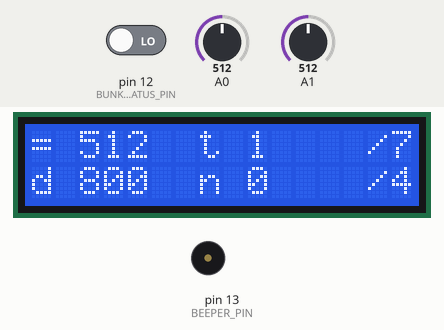
Bench run of a sketch on a simulated Arduino Uno, built with avr-gcc and run on an emulated ATmega328P. On the bench: 16×2 character LCD, buzzer (waves = sounding, pin HIGH). The test bench sets the inputs (shaded band); at power-on: A0 = 512, A1 = 512, pin 12 (BUNKER_STATUS_PIN) LOW. EEPROM starts erased.

Above: at 1.2 s.
1.3 s: A0 set to 565
At 4.2 s:
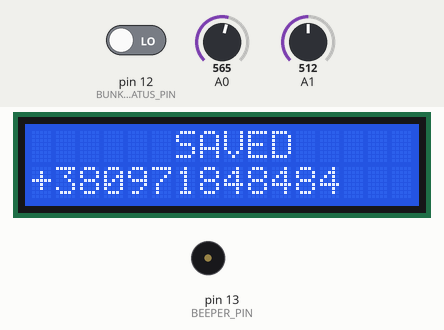
4.9 s: A1 set to 790
At 5.77 s:
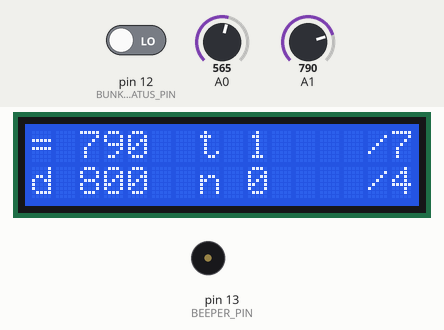
7.4 s: A1 set to 814
At 8.6 s:
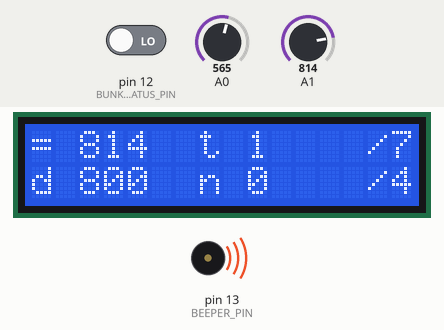
11.0 s: A1 set to 900
At 12.8 s:
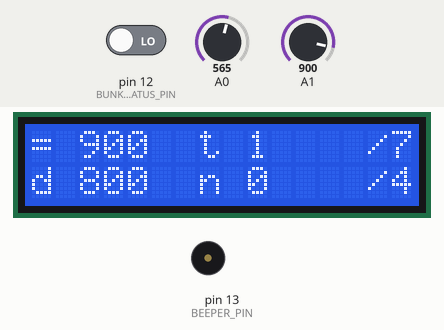
Timing chart, 0 to 14.2 s (numbered marks = the images above; inputs shaded):
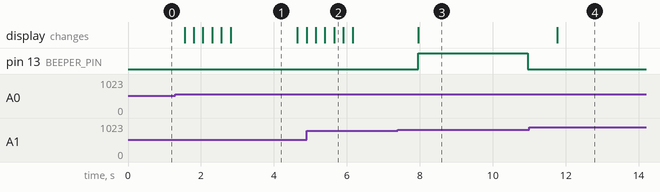

Measured:
- the behaviour switches between 799 and 800 on A1 (found by bisection; images 2 and 3)
- after the input at 1.3 s, the display: first changes after 0.25 s (image 1 shows a later state)
- after the input at 7.4 s, pin 13 (BEEPER_PIN): LOW → HIGH after 0.56 s, → LOW 3.0 s later
- after the input at 11.0 s, the display: changes after 0.76 s (image 4)
- what the display in image 1 shows lasts 1.8 s, from 2.8 s to 4.6 s

The sketch:

baler.ino
```cpp
#include <EEPROM.h>
#include <LiquidCrystal.h>

LiquidCrystal lcd(8, 9, 4, 5, 6, 7);
int lcd_key     = 0;
int adc_key_in  = 0;
int baleDiameterPotentiometer = 0;
unsigned int refreshLCDTime;
volatile boolean bunkerStatus;

#define ACTUATOR_POSITION_CENTER_PIN 1
#define ACTUATOR_POSITION_95_PIN 2
#define ACTUATOR_POSITION_CUT_PIN 3
#define BUNKER_STATUS_PIN 12
#define BEEPER_PIN 13
#define REVERSE_PIN 3

#define PWM 3

// 3 O
// 4 I
// 1 A

#define BEEPER_ON digitalWrite(BEEPER_PIN, HIGH)
#define BEEPER_OFF digitalWrite(BEEPER_PIN, LOW)
#define BALER_REVERS_ON digitalWrite(REVERSE_PIN, HIGH)
#define BALER_REVERS_OFF digitalWrite(REVERSE_PIN, LOW)

#define BUNKER_CLOSED 0

#define STATUS_OF_BUNKER_INT 1
#define btnRIGHT  0
#define btnRIGHT  0
#define btnUP     1
#define btnDOWN   2
#define btnLEFT   3
#define btnSELECT 4
#define btnNONE   5

#define BUTTON_DELAY 250
#define EDIT_BALE_DIAMETER_AT_THE_OUTPUT 1
#define EDIT_KNITTING_SPEED_OF_THE_BALES 2
#define EDIT_TIME_KNITTING_THE_ENDS 3
#define EDIT_AMOUNT_OF_THE_BALES 4
#define EDIT_DELAY_BEFORE_KNITTING 5
#define EDIT_OFF 6
unsigned int selectedMode;

struct Baler {
  unsigned int baleDiameterAtTheOutput = 800;
  unsigned int knittingSpeedOfBale = 1;
  unsigned int timeKnittingTheEnds = 7;
  unsigned int amountOfTheBales = 0;
  unsigned int delayBeforeKnitting = 4;
};

Baler baler;

void setup()
{
  lcd.begin(16, 2);
  lcd.setCursor(0, 0);
  lcd.blink();
  lcd.cursor();
  EEPROM.get(0, baler);
  if (baler.baleDiameterAtTheOutput == 65535) {
    Baler defaultBaler;

    baler = defaultBaler;
  }
  pinMode(BUNKER_STATUS_PIN, INPUT);
  pinMode(BEEPER_PIN, OUTPUT);
  //pinMode(PWM, OUTPUT);
}

int read_LCD_buttons()
{
  adc_key_in = analogRead(0);
  if (adc_key_in > 1000) return btnNONE;
  if (adc_key_in < 50)   return btnRIGHT;
  if (adc_key_in < 195)  return btnUP;
  if (adc_key_in < 380)  return btnDOWN;
  if (adc_key_in < 555)  return btnLEFT;
  if (adc_key_in < 790)  return btnSELECT;
  return btnNONE;
}

void draw() {
  //lcd.clear();
  lcd.setCursor(3, 0);
  lcd.print("   ");
  lcd.setCursor(0, 0);
  lcd.print("= ");
  baleDiameterPotentiometer = analogRead(1);
  lcd.print(baleDiameterPotentiometer);
  lcd.setCursor(0, 1);
  lcd.print("d ");
  lcd.print(baler.baleDiameterAtTheOutput);
  lcd.setCursor(7, 1);
  lcd.print("n ");
  lcd.print(baler.amountOfTheBales);
  lcd.setCursor(7, 0);
  lcd.print("t ");
  lcd.print(baler.knittingSpeedOfBale);
  lcd.setCursor(14, 0);
  lcd.print("/");
  lcd.print(baler.timeKnittingTheEnds);
  lcd.setCursor(14, 1);
  lcd.print("/");
  lcd.print(baler.delayBeforeKnitting);
}

int actuatorStatus;

unsigned long beepTime;

void beep() {
  /*if (millis() >= beepTime + 300) {
    BEEPER_OFF;
  }
  if (millis() >= beepTime) {
    BEEPER_ON;
    beepTime = millis() + 1500;
  }*/
  BEEPER_ON;
  delay(3000);
  BEEPER_OFF;
}

void knitting() {
  BALER_REVERS_ON;
  analogWrite(PWM, 245);
  while (digitalRead(ACTUATOR_POSITION_CENTER_PIN)) {
    beep();
  }
  analogWrite(PWM, 0);
  BALER_REVERS_OFF;
  delay(baler.timeKnittingTheEnds * 1000);
  analogWrite(PWM, baler.knittingSpeedOfBale);
  while (digitalRead(ACTUATOR_POSITION_95_PIN)) {
    beep();
  }
  analogWrite(PWM, 0);
  delay(baler.timeKnittingTheEnds * 1000);
  analogWrite(PWM, 245);
  while (digitalRead(ACTUATOR_POSITION_CUT_PIN)) {
    beep();
  }
  analogWrite(PWM, 0);
}

/*
 * Включаємо реверс
 * включаємо шим на 255
 *
 * чекаємо поки з пін 1 з логічної 1 став 0
 *  Виключаємо пвм та реверс
 *
 * затримка на delay(baler.timeKnittingTheEnds * 1000);
 * analogWrite(PWM, baler.knittingSpeedOfBale);
 *
 * чекаємо поки з пін 2 з логічної 1 став 0
 *
 * analogWrite(PWM, 0);
 * delay(baler.timeKnittingTheEnds * 1000);
 *
 *
 *
 */
boolean saved;
boolean beepStatus;
void loop() {
  lcd_key = read_LCD_buttons();
  switch (lcd_key)
  {
    case btnRIGHT:
      {
        break;
      }
    case btnLEFT:
      {
        break;
      }
    case btnUP:
      {
        break;
      }
    case btnSELECT:
      {
        selectedMode++;
        delay(BUTTON_DELAY);
        break;
      }
  }
  mode();
  if (millis() >= refreshLCDTime) {
    draw();
    refreshLCDTime = millis() + 797;
  }
  if (baleDiameterPotentiometer >= baler.baleDiameterAtTheOutput) {
    beep();
    while (digitalRead(BUNKER_STATUS_PIN) == BUNKER_CLOSED) {
      //BEEPER_ON;
      //delay(baler.delayBeforeKnitting * 1000);
      //BEEPER_OFF;
      //knitting();
      saved = true;
      if (millis() >= refreshLCDTime) {
        draw();
        refreshLCDTime = millis() + 797;
      }
    }
    if (saved) {
      baler.amountOfTheBales++;
      EEPROM.put(0, baler);
      saved = false;
      //beep();
    }

  }


}

void mode() {
  switch (selectedMode)
  {
    case EDIT_BALE_DIAMETER_AT_THE_OUTPUT:
      {
        lcd.blink();
        lcd.cursor();
        lcd.setCursor(2, 1);
        switch (lcd_key)
        {
          case btnUP:
            {
              baler.baleDiameterAtTheOutput++;
              if (baler.baleDiameterAtTheOutput > 1024) {
                baler.baleDiameterAtTheOutput--;
              }
              delay(BUTTON_DELAY);
              break;
            }
          case btnDOWN:
            {
              baler.baleDiameterAtTheOutput--;
              if (baler.baleDiameterAtTheOutput < 90) {
                baler.baleDiameterAtTheOutput++;
              }
              delay(BUTTON_DELAY);
              break;
            }
        }
        break;
      }
    case EDIT_KNITTING_SPEED_OF_THE_BALES:
      {
        lcd.setCursor(9, 0);
        switch (lcd_key)
        {
          case btnUP:
            {
              baler.knittingSpeedOfBale++;
              delay(BUTTON_DELAY);
              break;
            }
          case btnDOWN:
            {
              baler.knittingSpeedOfBale--;
              if (baler.knittingSpeedOfBale == 65535 || baler.knittingSpeedOfBale == 0) {
                baler.knittingSpeedOfBale = 1;
              }
              delay(BUTTON_DELAY);
              break;
            }
        }
        break;
      }
    case EDIT_AMOUNT_OF_THE_BALES:
      {
        lcd.setCursor(9, 1);
        switch (lcd_key)
        {
          case btnUP:
            {
              baler.amountOfTheBales++;
              delay(BUTTON_DELAY);
              break;
            }
          case btnDOWN:
            {
              baler.amountOfTheBales--;
              if (baler.amountOfTheBales == 65535) {
                baler.amountOfTheBales = 0;
              }
              delay(BUTTON_DELAY);
              break;
            }
        }
        break;
      }
    case EDIT_TIME_KNITTING_THE_ENDS:
      {
        lcd.setCursor(15, 0);
        switch (lcd_key)
        {
          case btnUP:
            {
              baler.timeKnittingTheEnds++;
              if (baler.timeKnittingTheEnds > 9) {
                baler.timeKnittingTheEnds--;
              }
              delay(BUTTON_DELAY);
              break;
            }
          case btnDOWN:
            {
              baler.timeKnittingTheEnds--;
              if (baler.timeKnittingTheEnds < 2) {
                baler.timeKnittingTheEnds++;
              }
              delay(BUTTON_DELAY);
              break;
            }
        }
        break;
      }
    case EDIT_DELAY_BEFORE_KNITTING:
      {
        lcd.setCursor(15, 1);
        switch (lcd_key)
        {
          case btnUP:
            {
              baler.delayBeforeKnitting++;
              if (baler.delayBeforeKnitting > 9) {
                baler.delayBeforeKnitting--;
              }
              delay(BUTTON_DELAY);
              break;
            }
          case btnDOWN:
            {
              baler.delayBeforeKnitting--;
              if (baler.delayBeforeKnitting < 2) {
                baler.delayBeforeKnitting++;
              }
              delay(BUTTON_DELAY);
              break;
            }
        }
        break;
      }
    case EDIT_OFF:
      {
        selectedMode = 0;
        lcd.noBlink();
        lcd.noCursor();
        lcd.clear();
        lcd.setCursor(6, 0);
        lcd.print("SAVED");
        lcd.setCursor(0, 1);
        lcd.print("+380971848484");
        delay(1797);
        lcd.clear();
        EEPROM.put(0, baler);
        break;
      }
  }
}
```
